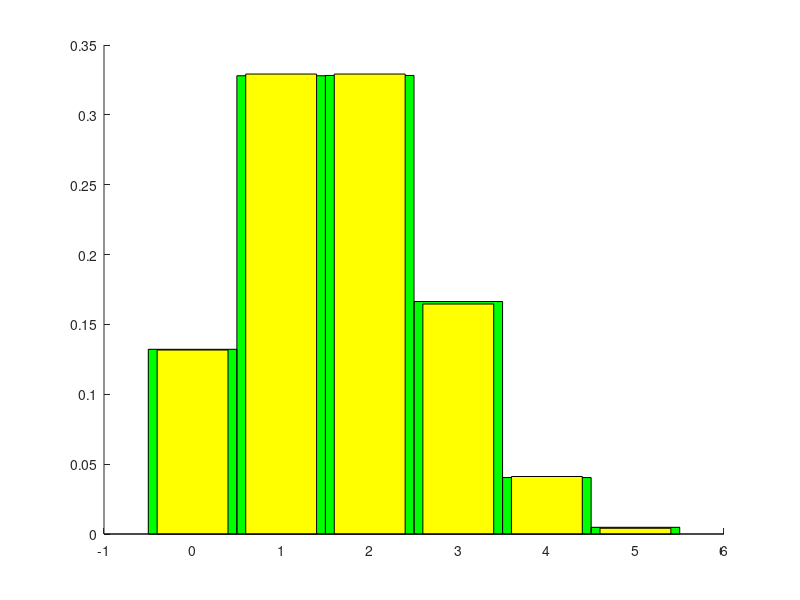

MATLAB code to generate this figure:
hold on;
n=5000;
p=1/3;

a=binornd(5,p,1,n)

X=histc(a,0:5);
b1=bar(0:5,X/n,'hist','FaceColor','g');
b2=bar(0:5,binopdf(0:5,5,p),'FaceColor','y');